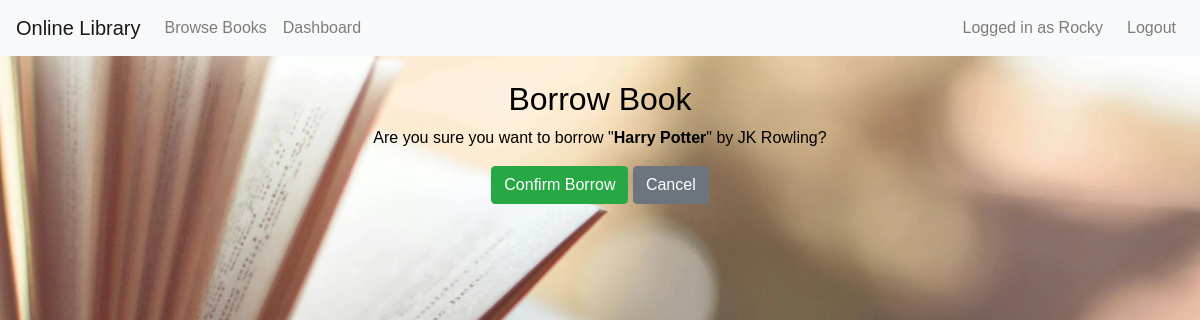
The app's page /borrow/1 (signed in) with its own data.
### models.py (models this page shows)
class User(UserMixin, db.Model):
    id = db.Column(db.Integer, primary_key=True)
    username = db.Column(db.String(150), unique=True, nullable=False)
    password = db.Column(db.String(150), nullable=False)  # Hashed password
    role = db.Column(db.String(10), default='user')  # 'admin' or 'user'
    borrows = db.relationship('Borrow', backref='user', lazy=True)

class Book(db.Model):
    id = db.Column(db.Integer, primary_key=True)
    title = db.Column(db.String(200), nullable=False)
    author = db.Column(db.String(200), nullable=False)
    available = db.Column(db.Boolean, default=True)
    borrows = db.relationship('Borrow', backref='book', lazy=True)

### app.py (the view, shortened to what this page needs)
@app.route('/borrow/<int:book_id>', methods=['GET', 'POST'])
@login_required
def borrow_book(book_id):
    book = Book.query.get_or_404(book_id)
    if not book.available:
        flash('Book is currently not available.', 'warning')
        return redirect(url_for('browse_books'))
    return render_template('borrow_book.html', book=book)

### app.py (called while the page is built)
@login_manager.user_loader
def load_user(user_id):
    return User.query.get(int(user_id))

### templates/borrow_book.html
{% extends "base.html" %}
{% block content %}
<h2>Borrow Book</h2>
<p>Are you sure you want to borrow "<strong>{{ book.title }}</strong>" by {{ book.author }}?</p>
<form method="POST">
    <button type="submit" class="btn btn-success">Confirm Borrow</button>
    <a href="{{ url_for('browse_books') }}" class="btn btn-secondary">Cancel</a>
</form>
{% endblock %}

### templates/base.html (shortened to what this page needs)
<!DOCTYPE html>
<html lang="en">
<head>
    <link rel="stylesheet" href="https://stackpath.bootstrapcdn.com/bootstrap/4.5.0/css/bootstrap.min.css">
    <link rel="stylesheet" href="{{ url_for('static', filename='styles.css') }}">
</head>
<body>
    <nav class="navbar navbar-expand-lg navbar-light bg-light">
        <a class="navbar-brand" href="{{ url_for('index') }}">Online Library</a>
        <div class="collapse navbar-collapse">
            <ul class="navbar-nav mr-auto">
                {% if current_user.is_authenticated %}
                    <li class="nav-item">
                        <a class="nav-link" href="{{ url_for('browse_books') }}">Browse Books</a>
                    </li>
                    <li class="nav-item">
                        <a class="nav-link" href="{{ url_for('dashboard') }}">Dashboard</a>
                    </li>
                {% endif %}
            </ul>
            <ul class="navbar-nav ml-auto">
                {% if current_user.is_authenticated %}
                    <li class="nav-item">
                        <span class="navbar-text mr-3">
                            Logged in as {{ current_user.username }}
                        </span>
                    </li>
                    <li class="nav-item">
                        <a class="nav-link" href="{{ url_for('logout') }}">Logout</a>
                    </li>
                {% endif %}
            </ul>
        </div>
    </nav>
    <div class="container mt-4">
        {% block content %}{% endblock %}
    </div>
</body>
</html>

### static/styles.css (style rules this page uses)
body { margin: 0; font-family: Garamond, sans-serif; color: black; background: url("pexels-photo-46274.jpg"); background-size: cover; }
.container { width: 90%; max-width: 900px; margin: 30px auto; text-align: center; }

### records on screen
User: username "Rocky"
Book: title "Harry Potter", author "JK Rowling"
